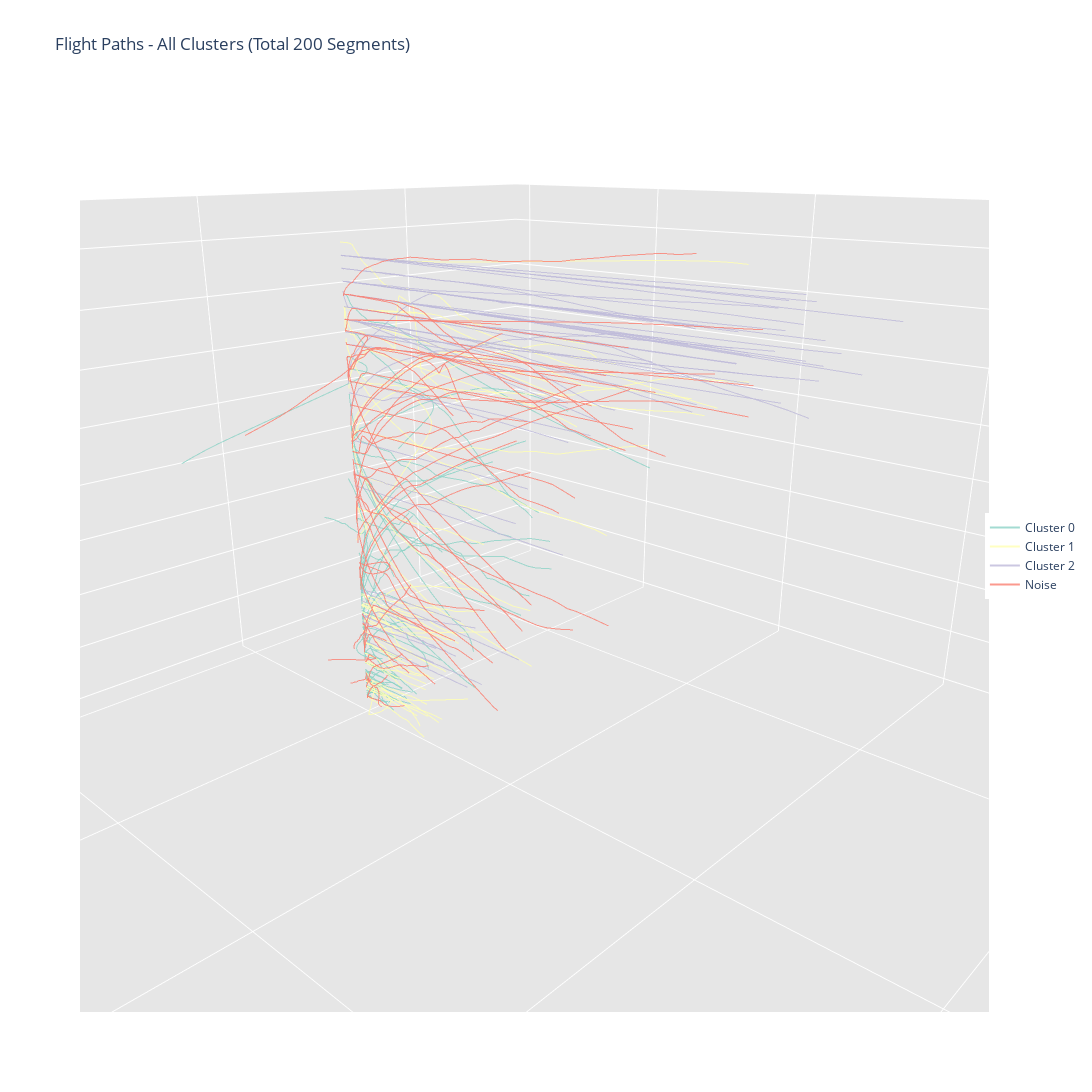

This figure's notebook cell:
### Markdown cell above
Now this plot is a little noisy, but we can already start to detect some clear patterns. One of which, is that it looks like there is hardly any altitude movement whatsoever. This is not an error, but in fact of represenation of how much greater the x and y coordinate movement is in relation to the altitude chagnes. In the fraph above all 3 dimensions are scaled identically. However, to better asses our pattern recognition success, let's look unscale the Z-axis.

### Code cell
# Get all unique clusters and sort them so -1 is last
all_clusters = sorted(trajectories['cluster'].unique())
if -1 in all_clusters:
    all_clusters.remove(-1)
    all_clusters.append(-1)

# Create the 3D scatter plot
fig = go.Figure()

# Calculate overall ranges for consistent scaling across all clusters
x_min, x_max = trajectories['x'].min(), trajectories['x'].max()
y_min, y_max = trajectories['y'].min(), trajectories['y'].max()
z_min, z_max = trajectories['z'].min(), trajectories['z'].max()
max_range = max(x_max - x_min, y_max - y_min, z_max - z_min)

# Create a color sequence for each cluster
cluster_colors = px.colors.qualitative.Set3
# If we need more colors than available in the palette, we'll cycle through them
cluster_colors = cluster_colors * (len(all_clusters) // len(cluster_colors) + 1)

# Track total segments for title
total_segments = 0

# Process each cluster
for cluster_idx, cluster in enumerate(all_clusters):
    # Filter for current cluster
    cluster_data = trajectories[trajectories['cluster'] == cluster]
    
    # Convert decimal columns to float if needed
    numeric_columns = ['x', 'y', 'z']
    for col in numeric_columns:
        if cluster_data[col].dtype == 'object':
            cluster_data[col] = cluster_data[col].astype(float)
    
    # Get unique segment IDs for current cluster
    unique_segments = cluster_data['segment_id'].unique()
    
    # Get random sample of up to 50 segment IDs
    n_segments = min(50, len(unique_segments))
    selected_segments = np.random.choice(unique_segments, size=n_segments, replace=False)
    total_segments += n_segments
    
    cluster_name = 'Noise' if cluster == -1 else f'Cluster {cluster}'
    
    # Add each trajectory as a separate trace
    for idx, segment_id in enumerate(selected_segments):
        segment_data = cluster_data[cluster_data['segment_id'] == segment_id]
        
        fig.add_trace(go.Scatter3d(
            x=segment_data['x'],
            y=segment_data['y'],
            z=segment_data['z'],
            mode='lines',
            line=dict(
                width=2,
                color=cluster_colors[cluster_idx]
            ),
            opacity=0.8,
            name=cluster_name,
            showlegend=(idx == 0)  # Only show legend entry once per cluster
        ))

# Update layout for better visualization
fig.update_layout(
    title=f'Flight Paths - All Clusters (Total {total_segments} Segments)',
    scene=dict(
        camera=dict(
            up=dict(x=0, y=0, z=1),
            center=dict(x=0, y=0, z=0),
            # Modified camera position:
            # - Reduced distance (zoomed in) by reducing all values
            # - Rotated ~43 degrees counterclockwise by adjusting x/y ratio
            eye=dict(
                x=0.8 * np.cos(np.radians(43)),  # Apply rotation
                y=0.8 * np.sin(np.radians(43)),  # Apply rotation
                z=0.3  # Reduced for closer zoom
            )
        ),
        aspectmode='manual',
        aspectratio=dict(
            x=1, 
            y=1, 
            z=0.5
        ),
        xaxis=dict(
            title='X',
            showbackground=True,
            backgroundcolor='rgb(230, 230,230)',
            range=[float(x_min - max_range*0.1), float(x_max + max_range*0.1)]
        ),
        yaxis=dict(
            title='Y',
            showbackground=True,
            backgroundcolor='rgb(230, 230,230)',
            range=[float(y_min - max_range*0.1), float(y_max + max_range*0.1)]
        ),
        zaxis=dict(
            title='Z',
            showbackground=True,
            backgroundcolor='rgb(230, 230,230)'
        )
    ),
    width=1600,
    height=1200,
    showlegend=True,
    legend=dict(
        yanchor="middle", 
        y=0.5,
        xanchor="right",
        x=1.1
    )
)

# Display interactive plot
fig.show()

# Save static version
pio.write_image(fig, "all_clusters_paths_z_unscaled.png")

Image("all_clusters_paths_z_unscaled.png")
